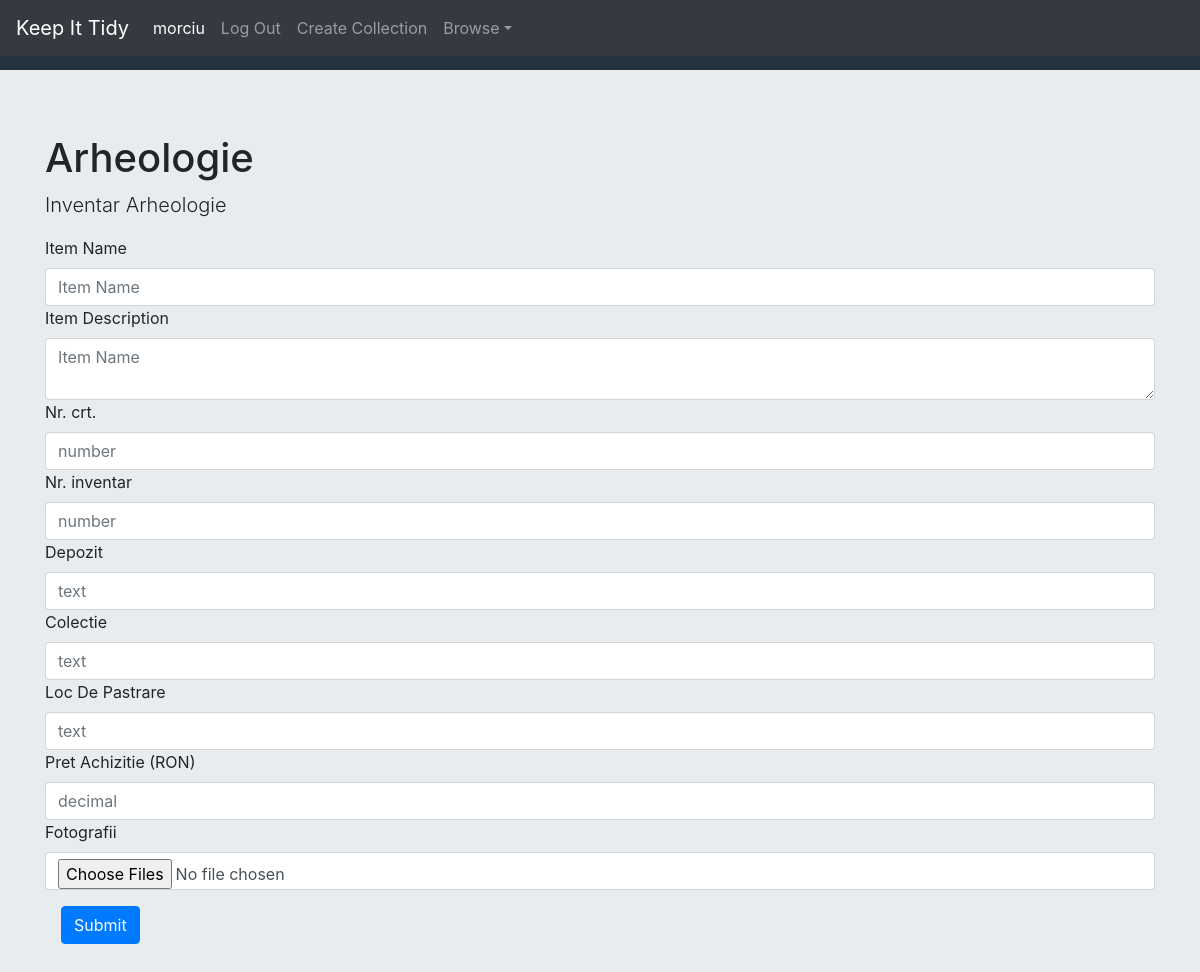
Screenshot of /add_item/27 (signed in) with the database file from the repository.
### KeepItTidy/models.py (models this page shows, shortened)
class User(AbstractUser):
	pass

class Collection(models.Model):
	user = models.ForeignKey(User, on_delete=models.CASCADE, related_name="collection")
	name = models.CharField(max_length=200)
	description = models.CharField(max_length=200)

class FieldNameTypePair(models.Model):
	dictionary = models.ForeignKey(FieldDict, on_delete=models.CASCADE, related_name="name_type_pair")
	field_name = models.CharField(max_length=200)
	field_type = models.CharField(max_length=200)

### KeepItTidy/views.py (the view)
# urls.py: path("add_item/<int:collection_id>", views.add_item, name="add_item"),
@login_required
def add_item(request, collection_id):
	current_user = request.user
	collection = Collection.objects.get(id=collection_id)
	field_dict = FieldDict.objects.get(collection=collection)
	fields = FieldNameTypePair.objects.filter(dictionary=field_dict)
	if request.method == "POST":
		item_name = request.POST["itemName"]
		if request.POST["itemDescription"]:
			item = Item(name=item_name, description=request.POST["itemDescription"], user=current_user, collection=collection)
		else:
			item = Item(name=item_name, user=current_user, collection=collection)
		item.save()
		posts = request.POST.items()
		for key, value in posts:
			field_name = key.split(" / ")[0]
			field_type = key.split(" / ")[-1]
			create_field_obj(item, value, field_type, field_name, collection)
		if len(request.FILES) > 0:
			for i in request.FILES:
				file_name = i.split(" / ")[0]
				file_type = i.split(" / ")[-1]
				for file in request.FILES.getlist(i):
					if file_type == "image":
						image = file
						print(file)
						field_obj = ImageField(name=file_name, collection=collection, item=item, image=image)
						field_obj.save()
		return render(request, 'keepittidy/add_item.html', {
			"user": current_user,
			"collection": collection,
			"fields": fields
			})
	else:
		return render(request, 'keepittidy/add_item.html', {
			"user": current_user,
			"collection": collection,
			"fields": fields
			})

### KeepItTidy/templates/keepittidy/add_item.html (shortened to what this page needs)
{% extends "keepittidy/layout.html" %}
{% load static %}
{% block body %}
<div id="collection" class="jumbotron jumbotron-fluid">
	<div class="container">
		<h1 class="display-5">{{ collection.name }}</h1>
		<p class="lead">{{ collection.description }}</p>
	</div>
	<div class="container">
		<form action="{% url 'add_item' collection.id %}" method="post" enctype="multipart/form-data">
			<label for=itemName>Item Name</label>
			<input type="text" class="form-control itemName" name="itemName" placeholder="Item Name" required="">
			<label for=itemDescription>Item Description</label>
			<textarea class="form-control itemDescription" name="itemDescription" placeholder="Item Name"></textarea>
			{% for field in fields %}
	        <label for="{{field.field_name}}">{{field.field_name}}</label>
	        {% if field.field_type == "text" %}
	        	<input type="text" class="form-control {{field.field_type}}" name="{{field.field_name}} / {{field.field_type}}" placeholder={{field.field_type}}>
	        {% elif field.field_type == "date" %}
	        	<input type="date" class="form-control {{field.field_type}}" name="{{field.field_name}} / {{field.field_type}}" placeholder={{field.field_type}} required="">
	        {% elif field.field_type == "number" %}
	        	<input type="number" step="any" class="form-control {{field.field_type}}" name="{{field.field_name}} / {{field.field_type}}" placeholder={{field.field_type}}>
	        {% elif field.field_type == "decimal" %}
	        	<input type="number" step=".01" class="form-control {{field.field_type}}" name="{{field.field_name}} / {{field.field_type}}" placeholder={{field.field_type}}>
	        {% elif field.field_type == "image" %}
	        	<input type="file", class="form-control {{field.field_type}}" name="{{field.field_name}} / {{field.field_type}}" multiple>
	        {% endif %}
		    {% endfor %}
		    <button type="submit" class="btn btn-primary">Submit</button>
		</form>
	</div>
</div>
{% endblock %}

### KeepItTidy/templates/keepittidy/layout.html (shortened to what this page needs)
{% load static %}
<!DOCTYPE html>
<html lang="en">
	<head>
		<link rel="stylesheet" href="https://cdn.jsdelivr.net/npm/bootstrap@4.6.0/dist/css/bootstrap.min.css">
		<link href="{% static 'KeepItTidy/styles.css' %}" rel="stylesheet">
	</head>
	<body>
		<nav class="navbar navbar-expand-md navbar-dark bg-dark fixed-top">
		  <a class="navbar-brand" href="{% url 'index' %}">Keep It Tidy</a>
		  {% if user.is_authenticated %}
		  <div class="navbar-collapse collapse" id="navbarsExampleDefault" style="">
		    <ul class="navbar-nav mr-auto">
		      <li class="nav-item active">
		        <a class="nav-link" href="{% url 'view_collection' %}">{{user.username}}<span class="sr-only">(current)</span></a>
		      </li>
		      <li class="nav-item">
		        <a class="nav-link" href="{% url 'logout' %}">Log Out</a>
		      </li>
		      <li class="nav-item">
		        <a class="nav-link" href="{% url 'create_collection' %}" tabindex="-1">Create Collection
		        </a>
		      </li>
		      <li class="nav-item dropdown" id="dropdown01">
		        <a class="nav-link dropdown-toggle" href="#" data-toggle="dropdown" aria-haspopup="true" aria-expanded="false">Browse</a>
		      </li>
		    </ul>
		  </div>
		  {% endif %}
		</nav>
	{% block body %}
	{% endblock %}
	</body>
</html>

### KeepItTidy/static/KeepItTidy/styles.css (style rules this page uses)
body { background-color: #243340; padding-top: 70px; }
.btn { margin: 1em; }

### rows the page displays
User: username "morciu"
Collection: name "Arheologie", description "Inventar Arheologie"
FieldNameTypePair: field_name "Nr. crt.", field_type "number"
FieldNameTypePair: field_name "Nr. inventar", field_type "number"
FieldNameTypePair: field_name "Depozit", field_type "text"
FieldNameTypePair: field_name "Colectie", field_type "text"
FieldNameTypePair: field_name "Loc De Pastrare", field_type "text"
FieldNameTypePair: field_name "Pret Achizitie (RON)", field_type "decimal"
FieldNameTypePair: field_name "Fotografii"
